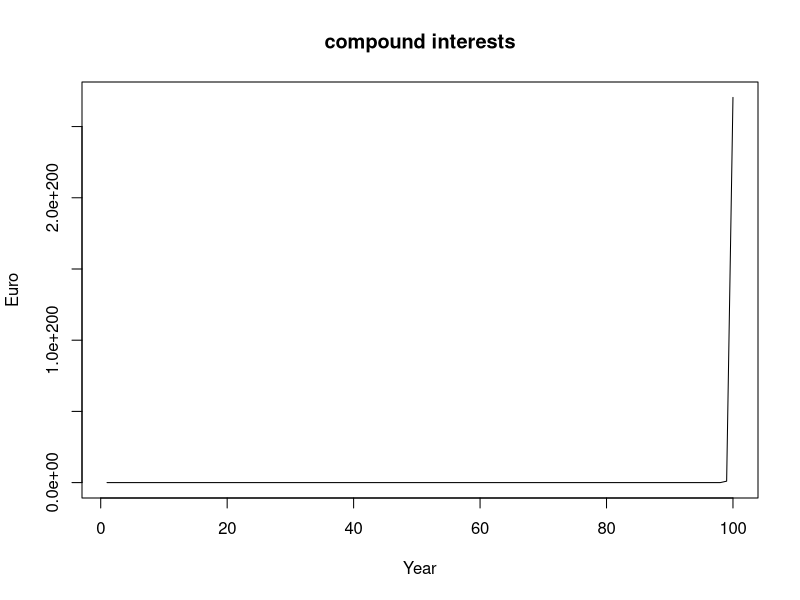
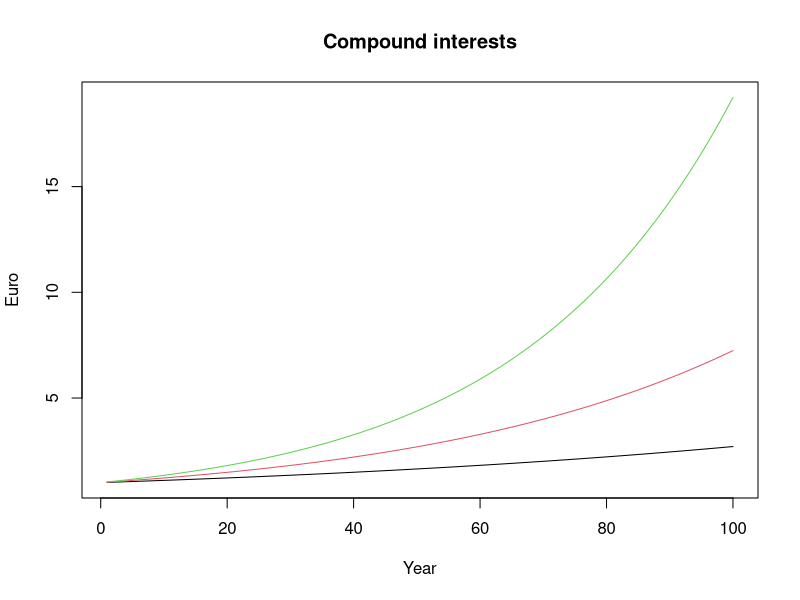
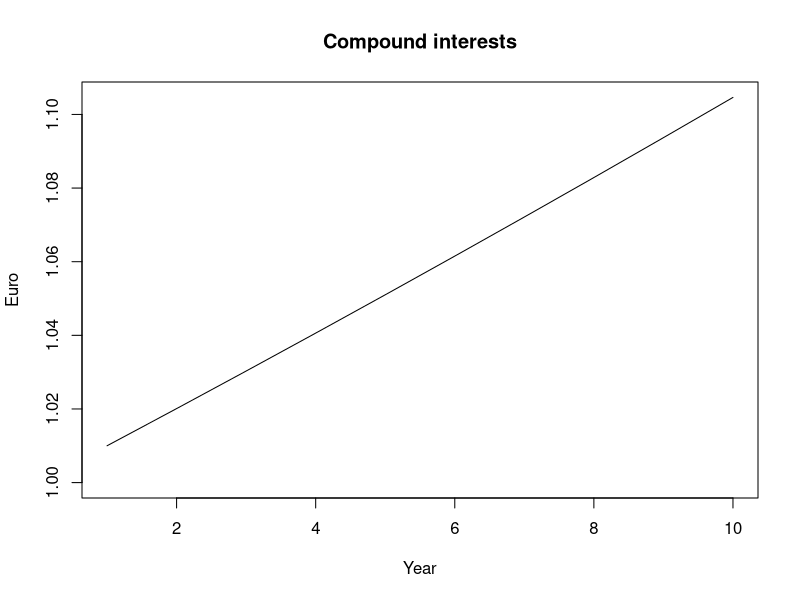
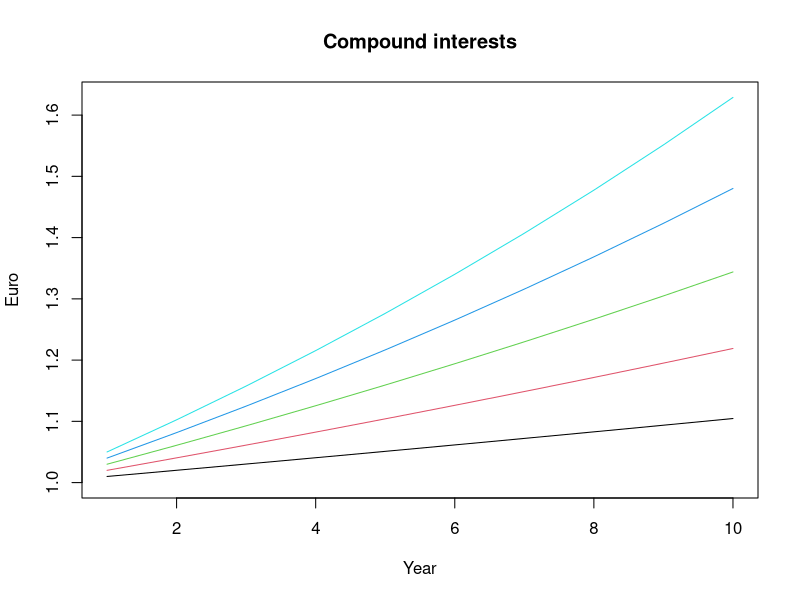

Write the R code that produced these figures, in order.
2+2

sqrt(25)

exp(0)

log(1)

x<-15
x

rm(x)

x<-c(1,2,3)
x
is.vector(x)

ls()

rm(list=ls())

a<-1:10
a

b<-seq(from=1, to=10, by=1)

set.seed(1234)
rnorm(n=10, mean=0, sd=1)

length(seq(from=1, to=10, by=0.1))

min(rnorm(n=100, mean=0, sd=10))       

max(rnorm(n=100, mean=0, sd=10))       

5^2

100>=100

99>100

2+2==4

99!=100

!(1==1)

(1==1) | (2==3)

(1==1) & (2==3)

a<-c(1,2)
b<-c(1,2,3,4,5,6)
a+b

x <- vector(mode="numeric", length=100)
is.vector(x)

y <- 50 
y

x<-10 
y<-2
if (x<=y){
  print("x is smaller or equal y")
} else {
  print("x is larger than y")
}

x<-rnorm(10,0,1)
ifelse(x<=0, "x is smaller or equal zero","x is larger than zero")

x<-1:5
for(i in x){
  print("Hello")
}

x<-c("Monday", "Tuesday","Wednesday","Thursday", "Friday")
for (i in x) {
  print("Hello")
}

x <-1:5 
for(i in x){
  print(i^2)
}

x<-c("Monday", "Tuesday", "Wednesday", "Thursday", "Friday")
for (i in x){
  print(paste("Today is", i))
}

#Formula 
#A = P(1+r)^t
years <- 100 
A<-numeric(length=years)
r<-0.01
P<-1
for(t in 1:years){
  A[t] <- P*(1+t)^t
}
P*(1+r)^(1:years)

plot(x=1:years, y=A, xlim= c(1, years), ylim= c(1, max(A)), type="l", 
     col="black", main="compound interests", xlab="Year", ylab= "Euro")

years<-100 
r <- c(0.01, 0.02, 0.03)
A <- matrix(nrow = years, ncol = length(r), byrow = TRUE)
P <- 1
for(t in 1:years){
  for(s in 1:length(r)){
    A[t,s]<- P*(1+r[s])^t
  }
}
plot(NULL,
     xlim = c(1, nrow(A)), 
     ylim = c(1, max(A)), 
     main = "Compound interests", 
     xlab = "Year", 
     ylab = "Euro")
for (l in 1:ncol(A)){
  lines(A[,l], type = "l", col = l)
}
my_fun <- function(x){
  square <- x^2
  return(square)
}
my_fun(x=5)

my_fun_alternative <- function(x) x^2 
my_fun_alternative(x=5)

my_fun <- function(time, scenarios){
  r<- scenarios 
  A<- matrix(nrow=time, ncol=length(r), byrow=TRUE)
  P<-1
  for (t in 1:time){
    for(s in 1:length(r)){
      A[t,s] <- P*(1+r[s])^t
    }
  }
plot(NULL,
     xlim= c(1,nrow(A)),
     ylim=c(1,max(A)), 
     main="Compound interests", 
     xlab="Year", 
     ylab="Euro")
for (l in 1:ncol(A)){
  lines(A[,l], type="l", col=l)
}
}
my_fun(time=10, scenarios=0.01)
my_fun(time=10, scenarios=seq(0.01, 0.05, 0.01))
